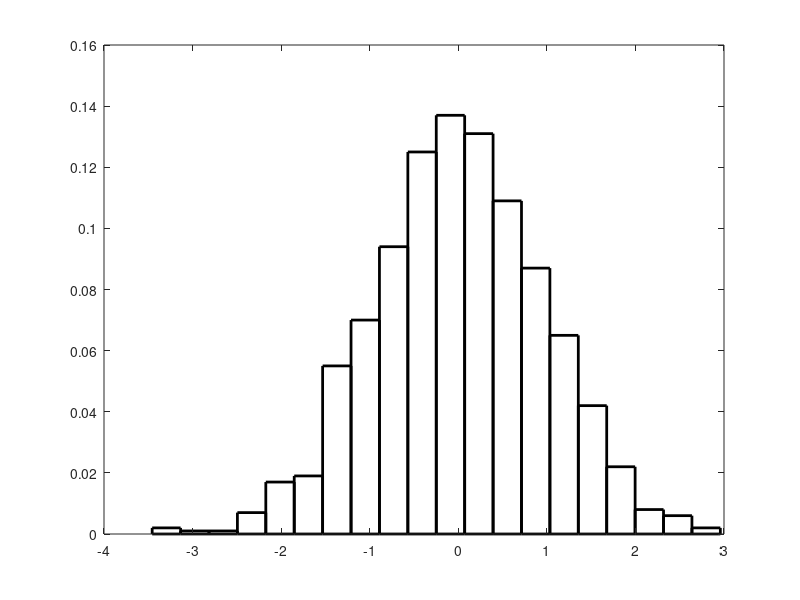

Recreate this plot in MATLAB.
% Fundamentos de Acústica Submarina 

clear all, close all 

mu    = 0.0;
sigma = 1.0;
n = 1000;
g = sigma*randn(1,n) + mu;

figure(1)
hist(g, bins=20,normed=1,color='w','LineWidth',2)
